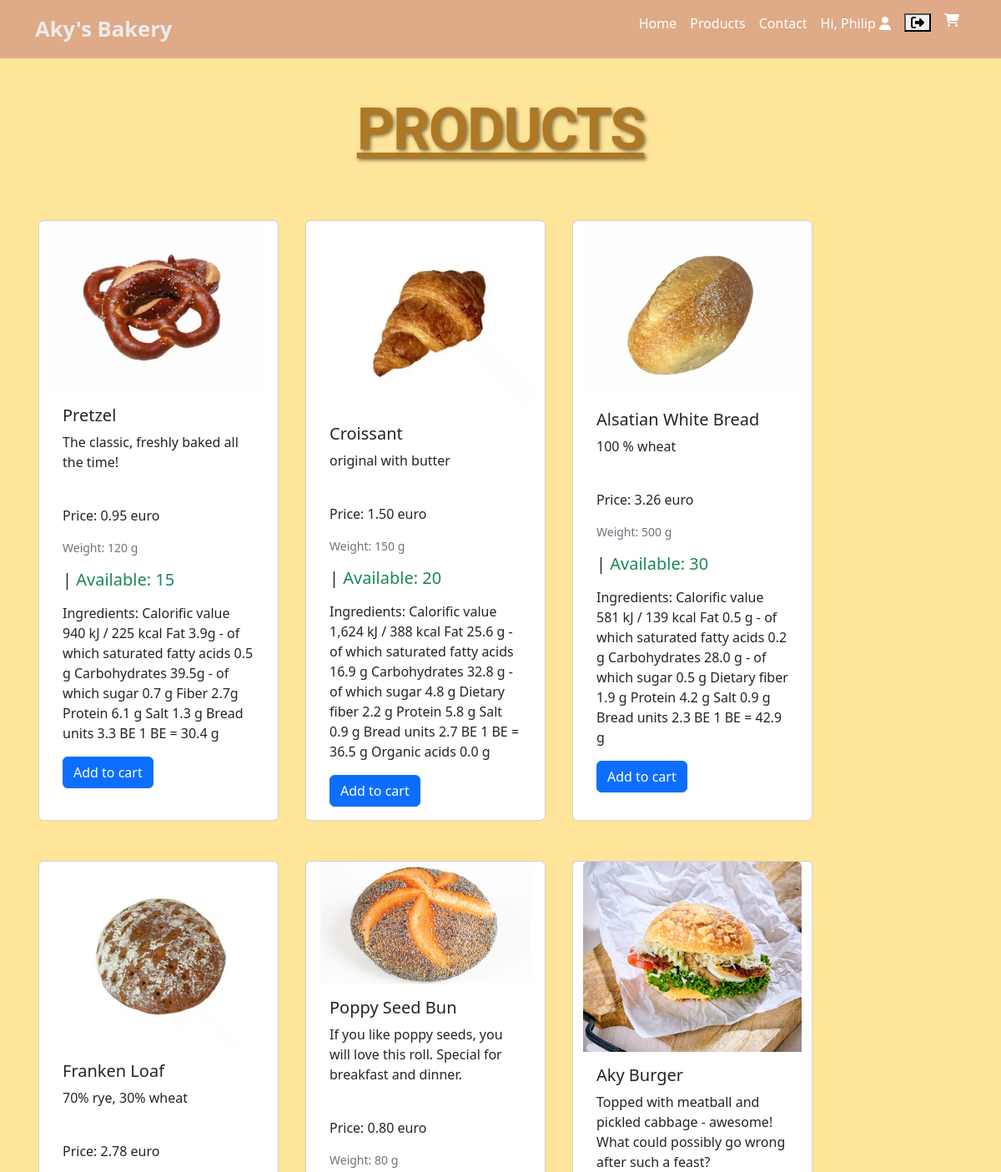
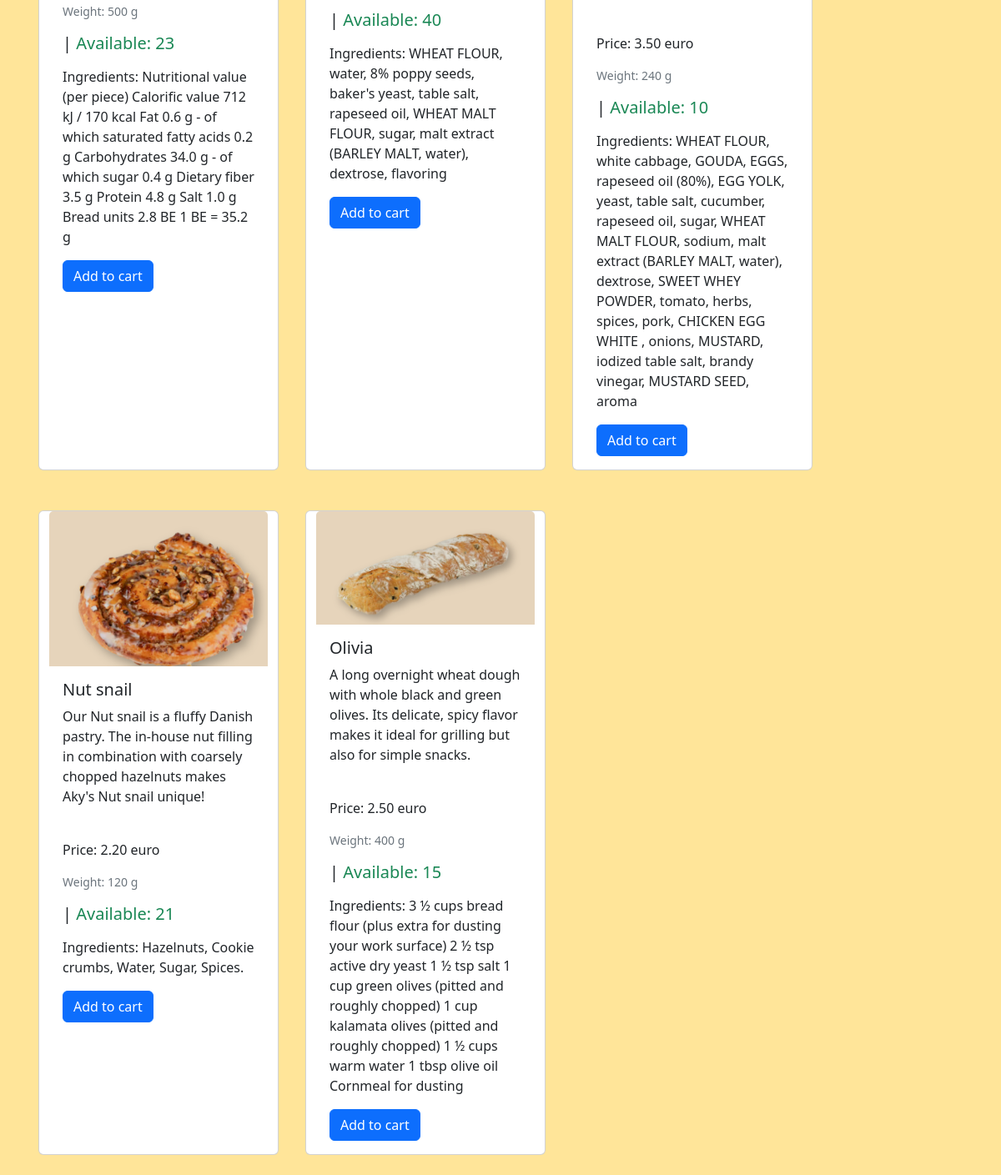
Screenshot of /products/ (signed in) with the database file from the repository (2 pictures, top to bottom).
### app_bakerystore/models.py (models this page shows, shortened)
class Product(models.Model):
    name = models.CharField(max_length=100)
    description = models.TextField()
    price = models.DecimalField(max_digits=10, decimal_places=2)
    image = models.ImageField(upload_to='product_images/', null=True, blank=True)
    available_quantity = models.PositiveIntegerField(default=0)
    ingredients = models.TextField(null=True)
    weight_grams = models.PositiveIntegerField(default=0)

### app_bakerystore/views.py (the view)
# urls.py: path('products/', ProductListView.as_view(), name='products'),
class ProductListView(ListView): # class with the help of which we display a list of objects
    model = Product
    template_name = 'app_bakerystore/products.html'
    def get_context_data(self, **kwargs): # method by which we provide additional data to the template, products.html page
        context = super().get_context_data(**kwargs)
        context['products'] = context['object_list']
        return context

### app_bakerystore/templates/app_bakerystore/products.html
{% extends "app_bakerystore/base.html" %}
{% block content %}
    <div class="container">
    <h2 style="text-align: center;
                font-size: 70px;
                font-weight: 700;
                text-transform: uppercase;
                font-style: normal;
                text-decoration: underline;
                line-height: 1em;
                letter-spacing: -2px;
                margin-top: 50px;
                margin-bottom: 50px;
                color: #ad7926;
                text-shadow: 2px 2px 4px rgba(0, 0, 0, 0.5);
                font-family: 'Roboto', sans-serif;
                ">
        Products
    </h2>
</div>
        <div class="row">
            {% for product in product_list %}
            <div class="card mx-3 my-4" style="width: 18rem;">
                  <img src="{{ product.image.url }}" class="card-img-top img-fluid" alt="{{ product.name }} Image">
                  <div class="card-body">
                    <h5 class="card-title">{{ product.name }} </h5>
                    <p class="card-text"> {{product.description}} </p><br>
                      <p class="card-text">Price: {{ product.price }} euro </p>
                      <p class="card-text"><small class="text-muted">Weight: {{ product.weight_grams }} g</small></p>
                      <h5 class="card-title"> | <span class="text-success">Available: {{product.available_quantity}}</span></h5>
                      <p class="card-text"><p>Ingredients: {{product.ingredients}}</p>
                      {% if user.is_authenticated  %}
                    <a href="{% url 'app_bakerystore:add_to_cart' product_id=product.id %}" class="btn btn-primary">Add to cart</a>
                      {% endif %}
                  </div>
                </div>
            {% endfor %}
        </div>
    </div>
{% endblock %}

### app_bakerystore/templates/app_bakerystore/navbar.html (shortened to what this page needs)
{% block navbar %}
<nav class="navbar navbar-expand-lg navbar-light bg-light">
  <div class="container-fluid container">
    <a class="navbar-brand brand-logo" href="/">Aky's Bakery</a>
    <div class="d-flex">
      <div class="collapse navbar-collapse" id="navbarNavAltMarkup">
        <div class="navbar-nav">
          <a class="nav-link active" aria-current="page" href="/">Home</a>
          <a class="nav-link active" aria-current="page" href="{% url 'app_bakerystore:products' %}">Products</a>
          <a class="nav-link active" aria-current="page" href="{% url 'app_bakerystore:contact' %}">Contact</a>
          {% if user.is_authenticated %}
            <a class="nav-link" href="#" title="Logout"> Hi, {{user.username}}
              <i class="fas fa-user"></i>
            </a>
            <form class="nav-link" action="{% url 'account:logout' %}" method="POST">
              <button class="logout-button" type="submit">
                <i class="fas fa-sign-out-alt"></i>
              </button>
            </form>
            <a class="nav-link" href="{% url 'app_bakerystore:cart' %}" title="Cart">
              <i class="fa-solid fa-shopping-cart"></i>
            </a>
          {% else %}
            <a class="nav-link" href="{% url 'account:login' %}" title="Login">
              <i class="fa-solid fa-sign-in-alt"></i>
            </a>
          {% endif %}
        </div>
      </div>
    </div>
  </div>
</nav>
{% endblock %}

### static/css/base.css (style rules this page uses)
body { background-color: #ffe599; }
.navbar { background-color: rgb(222, 170, 136, 1) ! important; }
.brand-logo { color: #ececed; font-size: 1.6em; font-weight: bold; }
a.nav-link { color: #fff!important; }

### rows the page displays
Product: image (picture), name "Pretzel", description "The classic, freshly baked all the time!", price "0.95", weight_grams "120", available_quantity "15", ingredients "Calorific value 940 kJ / 225 kcal Fat 3.9g - of which saturated fatty acids 0.5 g Carbohydrates 39.5g - of which sugar 0.7 g Fiber 2.7g Protein 6.1 g Salt 1.3 g Bread units 3.3 BE 1 BE = 30.4 g"
Product: image (picture), name "Croissant", description "original with butter", price "1.50", weight_grams "150", available_quantity "20", ingredients "Calorific value 1,624 kJ / 388 kcal Fat 25.6 g - of which saturated fatty acids 16.9 g Carbohydrates 32.8 g - of which sugar 4.8 g Dietary fiber 2.2 g Protein 5.8 g Salt 0.9 g Bread units 2.7 BE 1 BE = 36.5 g Organic acids 0.0 g"
Product: image (picture), name "Alsatian White Bread", description "100 % wheat", price "3.26", weight_grams "500", available_quantity "30", ingredients "Calorific value 581 kJ / 139 kcal Fat 0.5 g - of which saturated fatty acids 0.2 g Carbohydrates 28.0 g - of which sugar 0.5 g Dietary fiber 1.9 g Protein 4.2 g Salt 0.9 g Bread units 2.3 BE 1 BE = 42.9 g"
Product: image (picture), name "Franken Loaf", description "70% rye, 30% wheat", price "2.78", weight_grams "500", available_quantity "23", ingredients "Nutritional value (per piece) Calorific value 712 kJ / 170 kcal Fat 0.6 g - of which saturated fatty acids 0.2 g Carbohydrates 34.0 g - of which sugar 0.4 g Dietary fiber 3.5 g Protein 4.8 g Salt 1.0 g Bread units 2.8 BE 1 BE = 35.2 g"
Product: image (picture), name "Poppy Seed Bun", description "If you like poppy seeds, you will love this roll. Special for breakfast and dinner.", price "0.80", weight_grams "80", available_quantity "40", ingredients "WHEAT FLOUR, water, 8% poppy seeds, baker's yeast, table salt, rapeseed oil, WHEAT MALT FLOUR, sugar, malt extract (BARLEY MALT, water), dextrose, flavoring"
Product: image (picture), name "Aky Burger", description "Topped with meatball and pickled cabbage - awesome! What could possibly go wrong after such a feast?", price "3.50", weight_grams "240", available_quantity "10", ingredients "WHEAT FLOUR, white cabbage, GOUDA, EGGS, rapeseed oil (80%), EGG YOLK, yeast, table salt, cucumber, rapeseed oil, sugar, WHEAT MALT FLOUR, sodium, malt extract (BARLEY MALT, water), dextrose, SWEET WHEY POWDER, tomato, herbs, spices, pork, CHICKEN EGG WHITE , onions, MUSTARD, iodized table salt, brandy vinegar, MUSTARD SEED, aroma"
Product: image (picture), name "Nut snail", description "Our Nut snail is a fluffy Danish pastry. The in-house nut filling in combination with coarsely chopped hazelnuts makes Aky's Nut snail unique!", price "2.20", weight_grams "120", available_quantity "21", ingredients "Hazelnuts, Cookie crumbs, Water, Sugar, Spices."
Product: image (picture), name "Olivia", description "A long overnight wheat dough with whole black and green olives. Its delicate, spicy flavor makes it ideal for grilling but also for simple snacks.", price "2.50", weight_grams "400", available_quantity "15", ingredients "3 ½ cups bread flour (plus extra for dusting your work surface) 2 ½ tsp active dry yeast 1 ½ tsp salt 1 cup green olives (pitted and roughly chopped) 1 cup kalamata olives (pitted and roughly chopped) 1 ½ cups warm water 1 tbsp olive oil Cornmeal for dusting"

### other values shown
{{ user.username }} "Philip"
